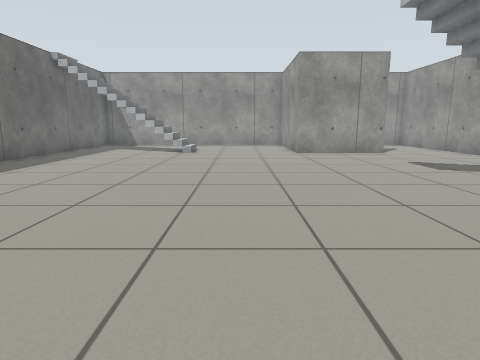
[1] (above)

18 first-person views from a walk through a Gazebo world. The camera is 0.72 m above the floor, tilts 10° down and sees 75° across. The floor is counted in squares, 0.5 m on a side. Each view is taken from the middle of a square. On the plan, view 1 faces up. The plan holds only what a view shows up to about 15 squares ahead; the rest is blank. The place goes on beyond the plan.

[2]
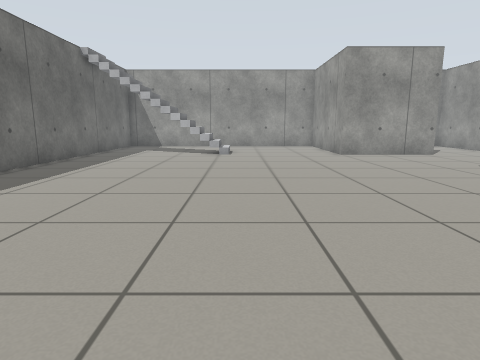

[3]
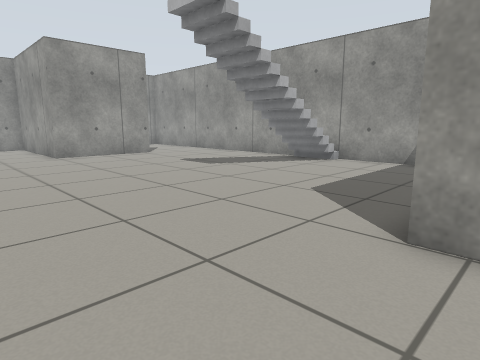

[4]
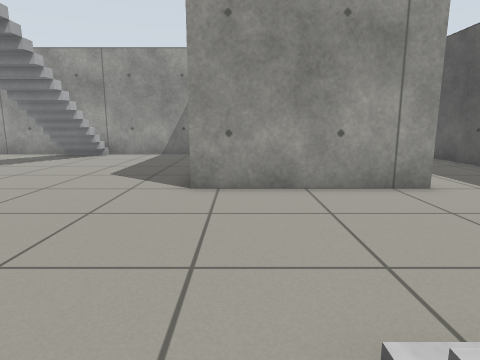

[5]
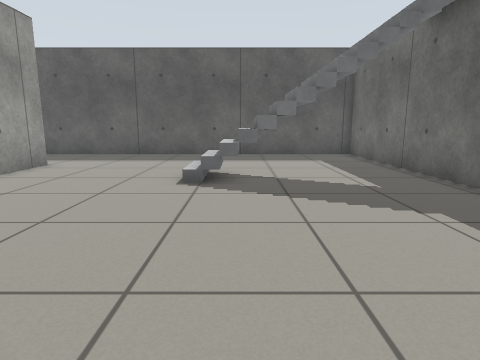

[6]
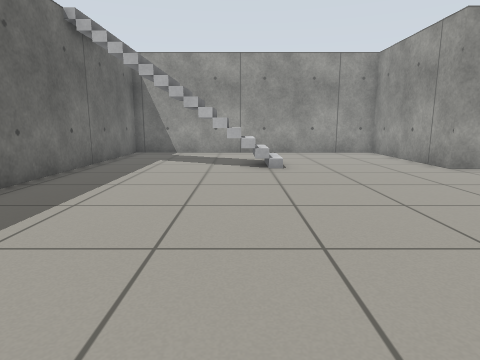

[7]
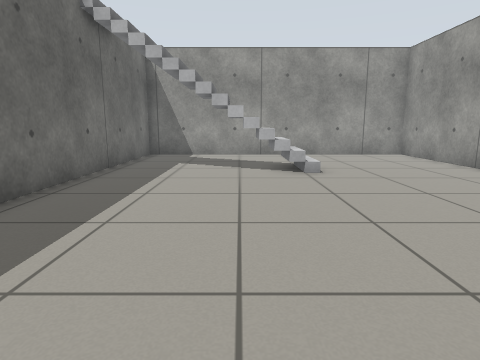

[8]
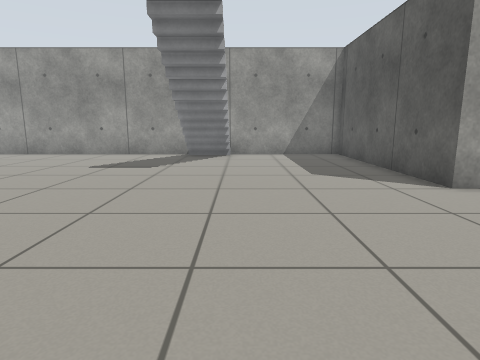

[9]
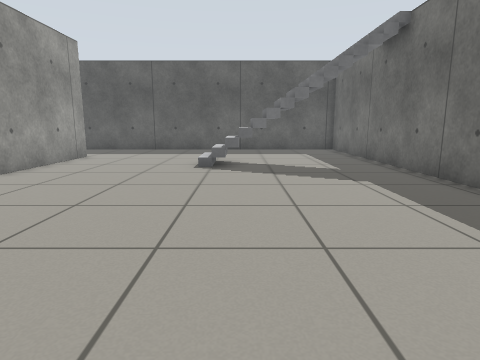

[10]
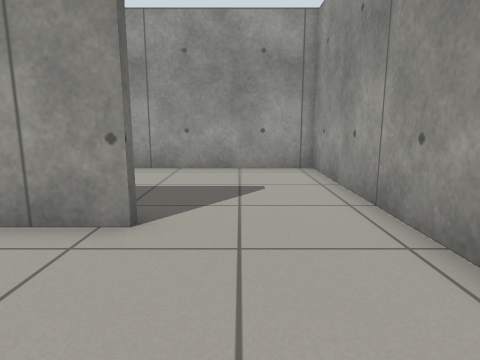

[11]
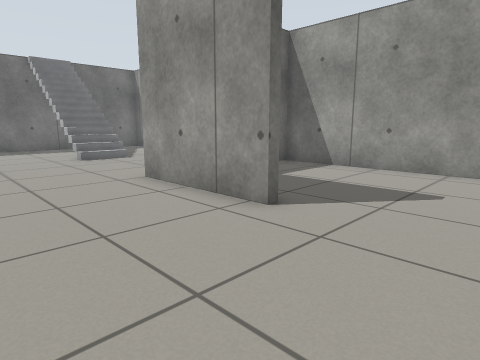

[12]
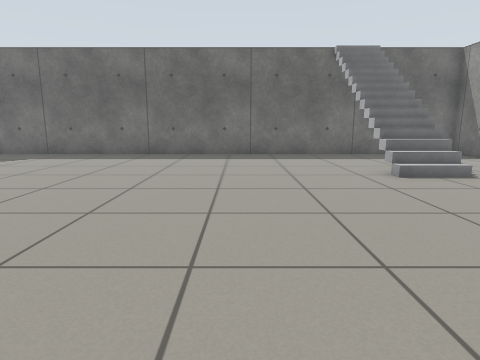

[13]
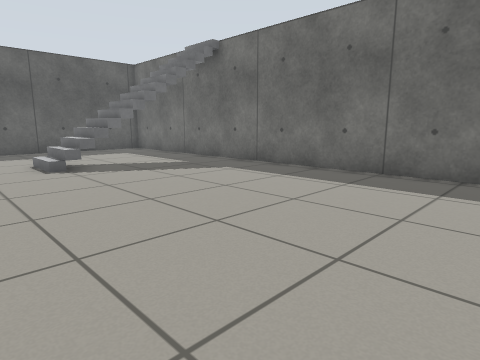

[14]
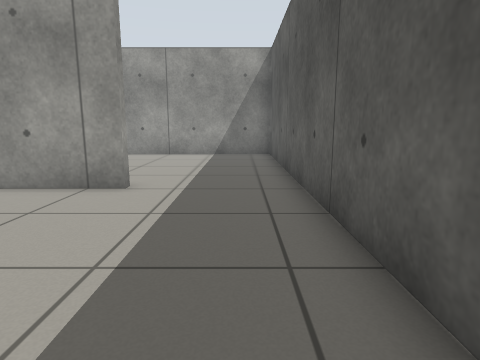

[15]
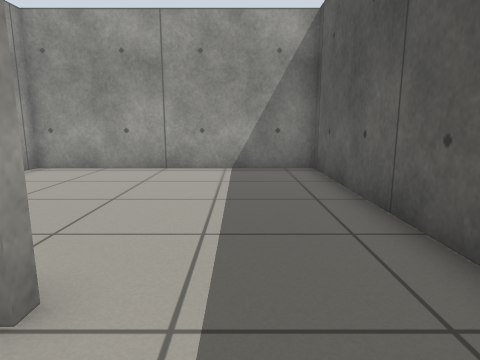

[16]
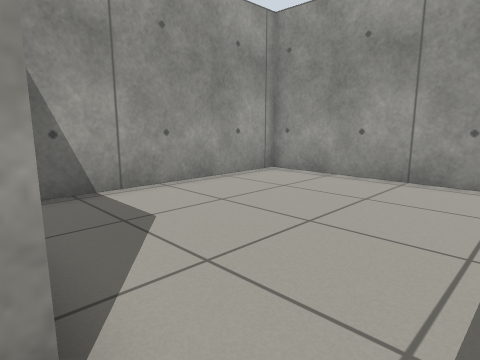

[17]
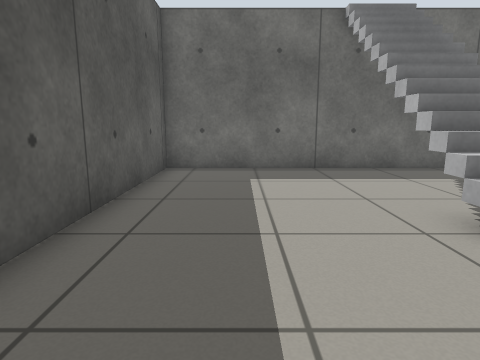

[18]
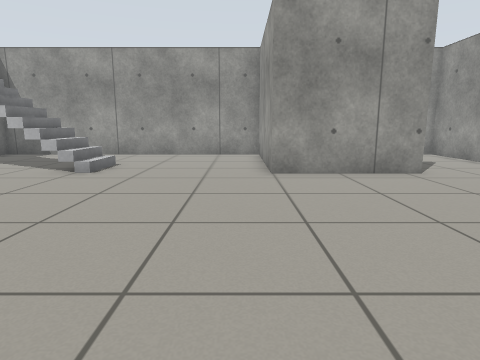

### Floor plan
Key: @ floor where view 1 was taken; # wall or solid block; . floor; / step, stairs or slope; S stairs; O other object.
Columns run from 10 left of view 1 to 12 right of it. Each row starts with its distance up from view 1.
 23 #######################
 22 #...         #........#
 21 #............#........#
 20 #............# .......#
 19 #............#  ......#
 18 #.//////.....#  ......#
 17 S./   //.....#####....#
 16 #.....................#
 15 #.....................#
 14 #.....................#
 13 #.................... #
 12 #.....................#
 11 #.................... #
 10 #.....................#
  9 #...............SSSSS #
  8 #...............O   O #
  7 #.....................#
  6 #.....................#
  5 #.....................#
  4 #.....................#
  3 #.....................#
  2 #............##########
  1 #............#........#
  0 #.//////..@..#........#
 -1 S./   //.....#........#
 -2 #............#........#
 -3 #............#........#
 -4 #.....................#
 -5 #.....................#
 -6 #.....................#
 -7 #.....................#
 -8 #######################

Positions as (right, up) in squares from view 1, and headings:
1: (0, 0), facing up
2: (-2, 1), facing up
3: (-1, 1), facing up-right
4: (-4, 1), facing right
5: (-4, 8), facing down
6: (-4, 6), facing up
7: (-5, 7), facing up
8: (-4, 7), facing right
9: (-4, 11), facing down
10: (9, 12), facing up
11: (11, 12), facing up-left
12: (6, 12), facing left
13: (0, 11), facing down-left
14: (-4, -6), facing right
15: (1, -5), facing right
16: (3, -5), facing up-right
17: (1, -5), facing left
18: (2, 7), facing up
